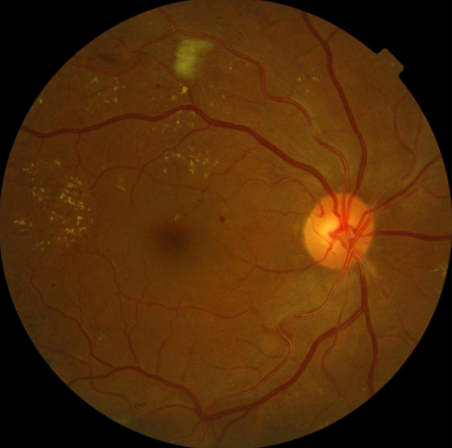
#> input picture old/4.png, 452 x 448 px, found by its file name
$ python main-old-10.py
#> lines starting #> are read from the running program, lines starting #| are printed output that depends on the picture
from PIL import Image
import numpy as np
from skimage.morphology import disk, opening, closing
import cv2

def preprocess_fundus_image(image_path, size=(640, 640)):
#> called with image_path = 'old/4.png', size = (640, 640)
    img = Image.open(image_path).convert("RGB")
    resized_img = img.resize(size, Image.LANCZOS)
    img_array = np.array(resized_img, dtype=np.float32)
    normalized_array = (img_array / 255.0 * 2) - 1  # Normalize to [-1, 1]
    return normalized_array, resized_img

def decompose_image_morphological_approximation(pre_img, se_radius_small=3, threshold_factor=0.05):
#> called with se_radius_small = 3, threshold_factor = 0.05
    img_display_scale = (((pre_img + 1) / 2) * 255).astype(np.uint8)
    green_channel = img_display_scale[:, :, 1]  # Use green channel
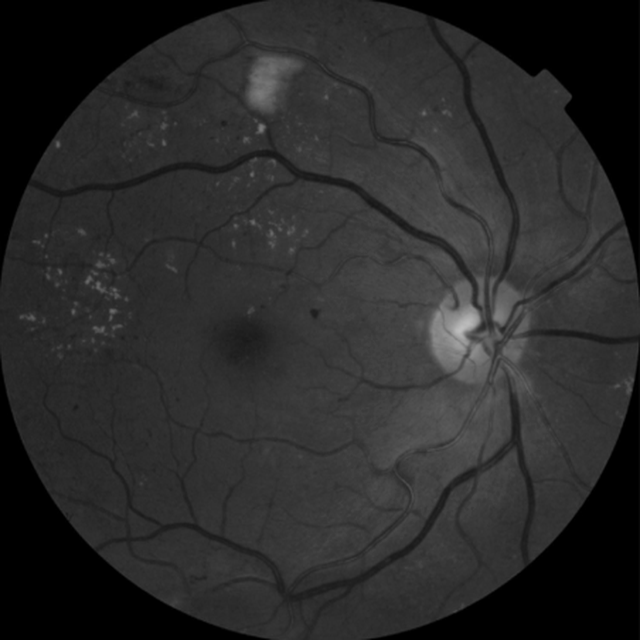
#> green_channel: shape (640, 640); min 0, max 190, mean 42

    se = disk(se_radius_small)

    # Bright regions (e.g. exudates)
    opened = opening(green_channel, se)
    ibri_raw = np.maximum(0, green_channel - opened)
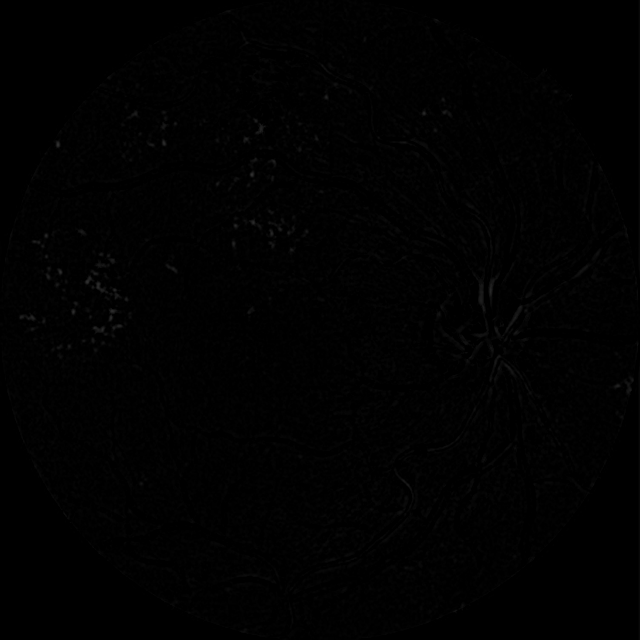
#> ibri_raw: shape (640, 640); min 0, max 48, mean 1.2
    ibri = ibri_raw.astype(np.float32)
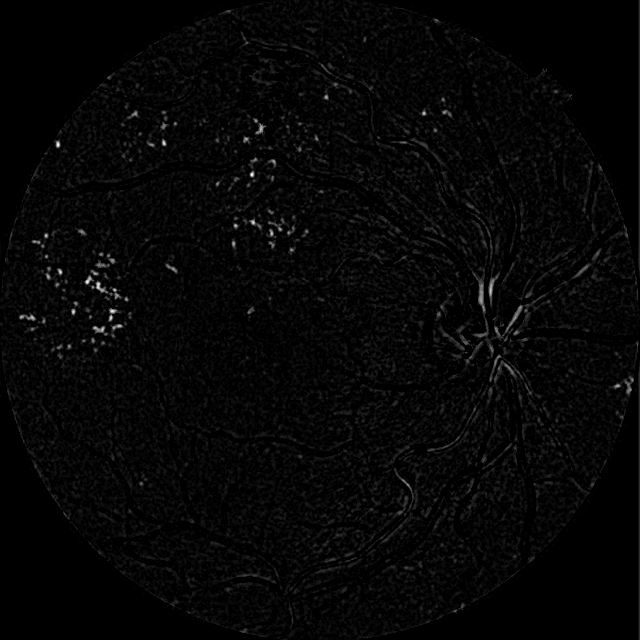
#> ibri: shape (640, 640) float32; min 0, max 48, mean 1.2; drawn with min black and max white
    if ibri.max() > 0:
        ibri /= ibri.max()
    ibri[ibri < threshold_factor] = 0
    ibri = (ibri * 2) - 1  # Normalize to [-1, 1]

    # Dark regions (e.g. red lesions)
    closed = closing(green_channel, se)
    idark_raw = np.maximum(0, closed - green_channel)
    idark = idark_raw.astype(np.float32)
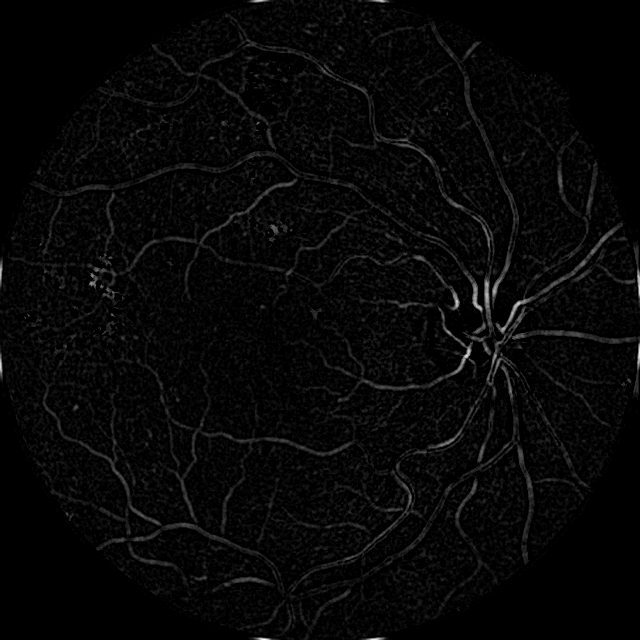
#> idark: shape (640, 640) float32; min 0, max 47, mean 1.4; drawn with min black and max white
    if idark.max() > 0:
        idark /= idark.max()
    idark[idark < threshold_factor] = 0
    idark = (idark * 2) - 1  # Normalize to [-1, 1]

    return idark, ibri

def save_and_show(image_array, filename, window_title):
    # Convert normalized [-1,1] image to uint8 [0,255]
#> called with filename = 'Idark_approximation.jpg', window_title = 'Red Lesions (Dark Features)'
    out_img = (((image_array + 1) / 2) * 255).astype(np.uint8)
    Image.fromarray(out_img).save(filename)
    print(f"Saved: {filename}")

    cv2.imshow(window_title, out_img)
    key = cv2.waitKey(0)
#> (key Esc is pressed here)
#> (key Enter is pressed here)
    if key == 27:  # ESC key to close window
        cv2.destroyAllWindows()

def overlay_on_green(image_array, green_channel, filename):
#> called with filename = 'Idark_overlay_on_green.jpg'
    mask = (((image_array + 1) / 2) * 255).astype(np.uint8)
    overlay = np.stack([green_channel, green_channel, green_channel], axis=-1)

    # Add red overlay on red channel (index 0 in RGB)
    overlay[..., 0] = np.maximum(overlay[..., 0], mask)

    Image.fromarray(overlay).save(filename)
    print(f"Saved overlay: {filename}")

    # Convert RGB to BGR for OpenCV display
    overlay_bgr = cv2.cvtColor(overlay, cv2.COLOR_RGB2BGR)
    cv2.imshow("Overlay", overlay_bgr)
    key = cv2.waitKey(0)
#> (key Esc is pressed here)
    if key == 27:
        cv2.destroyAllWindows()

# === MAIN ===
image_path = "old/4.png"  # Change to your image path
pre_img, original_img = preprocess_fundus_image(image_path)
idark, ibri = decompose_image_morphological_approximation(pre_img, se_radius_small=3, threshold_factor=0.05)

# Save & Show images
save_and_show(idark, "Idark_approximation.jpg", "Red Lesions (Dark Features)")
save_and_show(ibri, "Ibri_approximation.jpg", "Bright Lesions")

# Overlay on green channel for visualization
green = np.array(original_img)[:, :, 1]
overlay_on_green(idark, green, "Idark_overlay_on_green.jpg")
overlay_on_green(ibri, green, "Ibri_overlay_on_green.jpg")
#> call 2 of overlay_on_green, with filename = 'Ibri_overlay_on_green.jpg'
#> in overlay_on_green (call 2), `overlay[..., 0] = np.maximum(overlay[..., 0], mask)`:
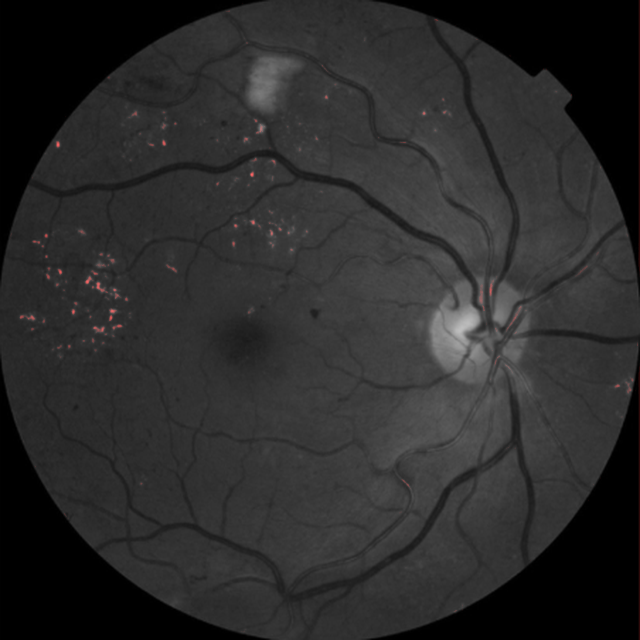
#> overlay: shape (640, 640, 3); mean of channels 0, 1, 2 42.9, 42.7, 42.7; drawn as R, G, B
#> (key Enter is pressed here)

$ run again, with old/6.png copied over old/4.png
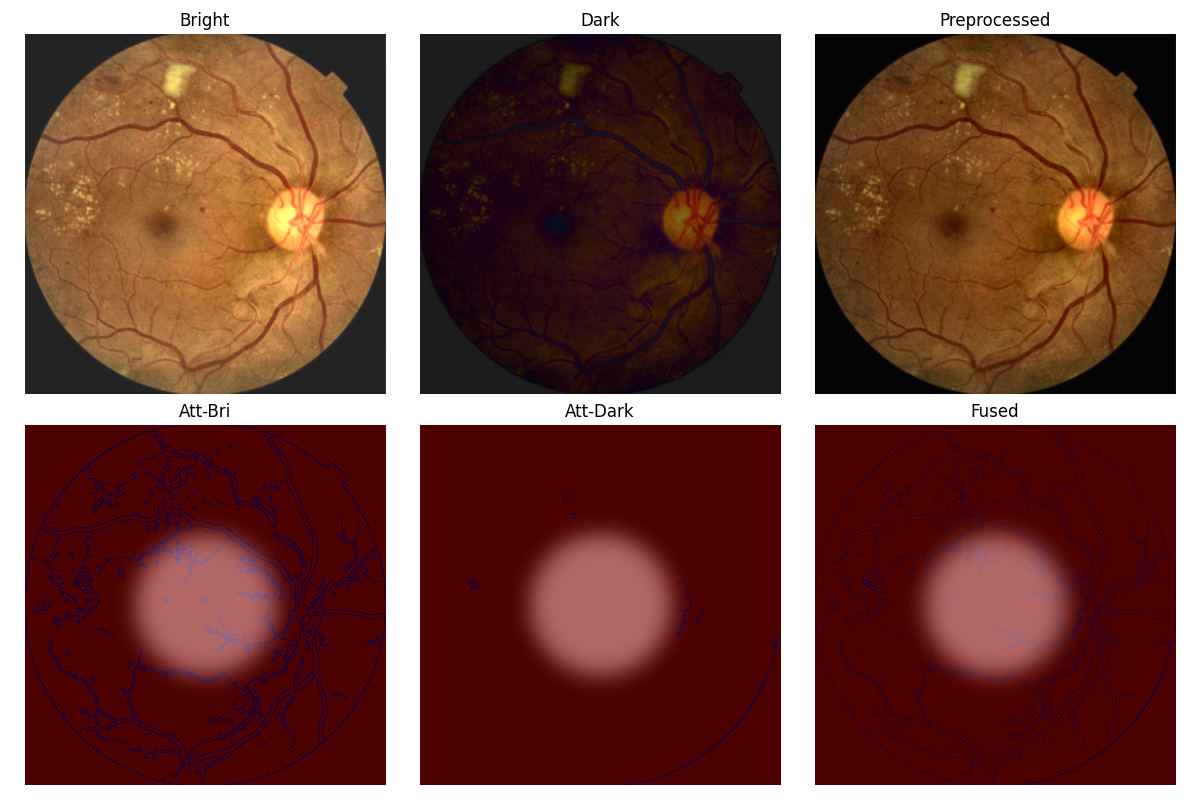
#> input picture old/6.png, 1200 x 800 px, found by its file name
#> in decompose_image_morphological_approximation, `idark_raw = np.maximum(0, closed - green_channel)`:
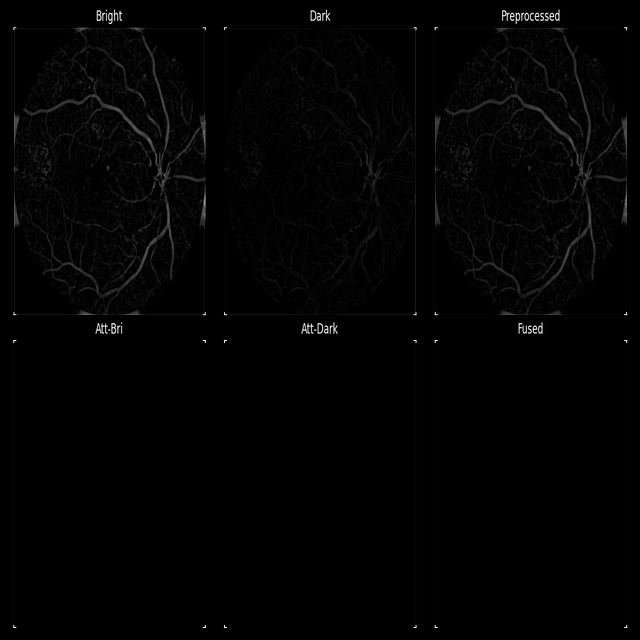
#> idark_raw: shape (640, 640); min 0, max 255, mean 2.7
#> in overlay_on_green, `overlay[..., 0] = np.maximum(overlay[..., 0], mask)`:
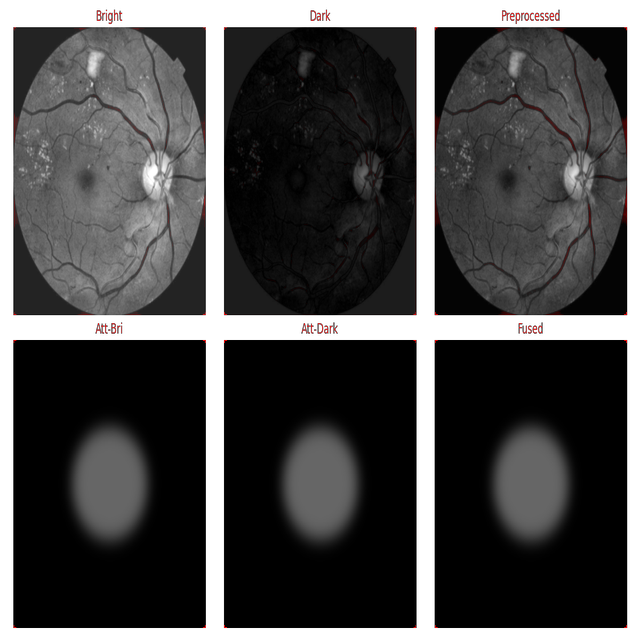
#> overlay: shape (640, 640, 3); mean of channels 0, 1, 2 75.5, 75.1, 75.1; drawn as R, G, B

$ run again, with old/7.png copied over old/4.png
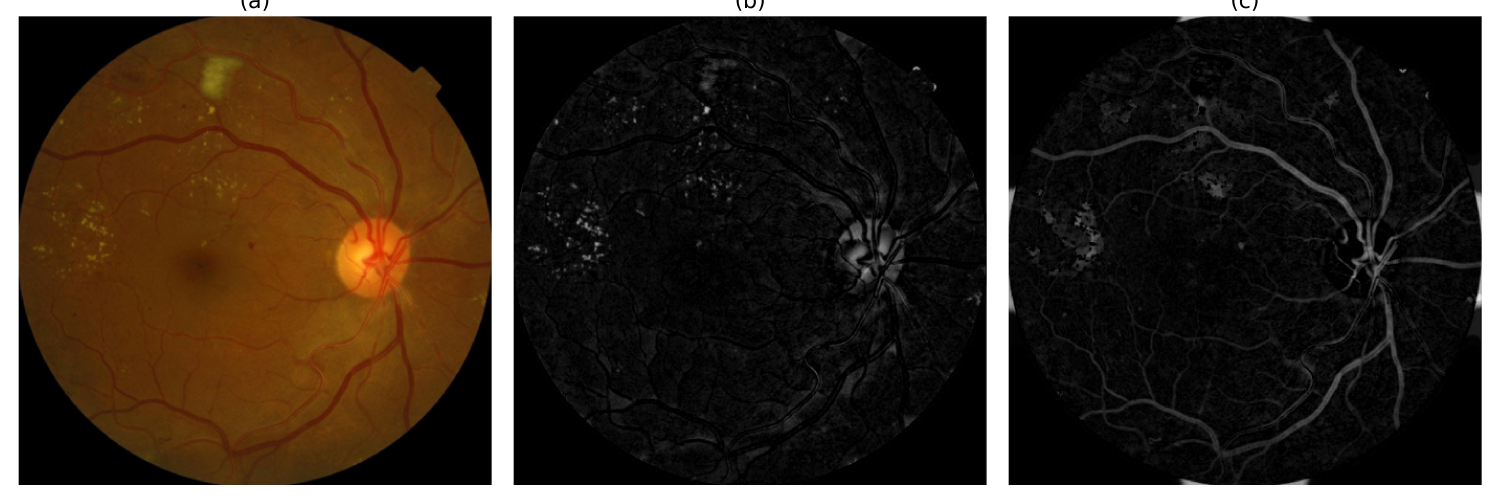
#> input picture old/7.png, 4500 x 1500 px, found by its file name (shown at 1/3 size)
#> in decompose_image_morphological_approximation, `idark_raw = np.maximum(0, closed - green_channel)`:
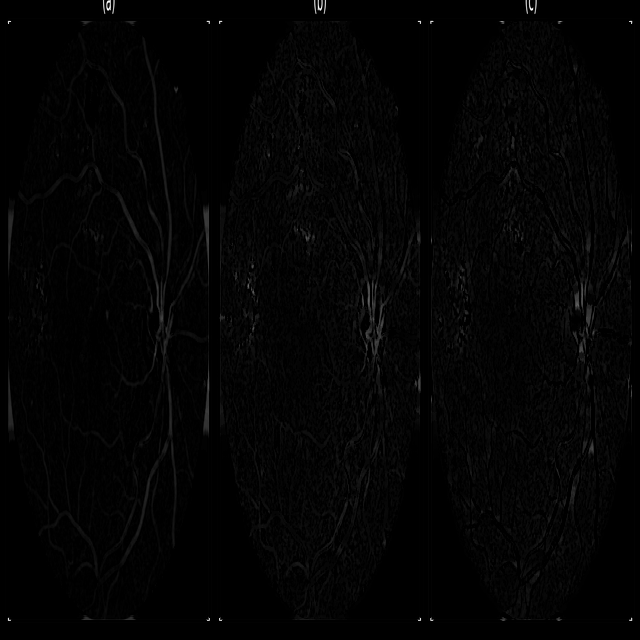
#> idark_raw: shape (640, 640); min 0, max 255, mean 3.5
#> in overlay_on_green, `overlay[..., 0] = np.maximum(overlay[..., 0], mask)`:
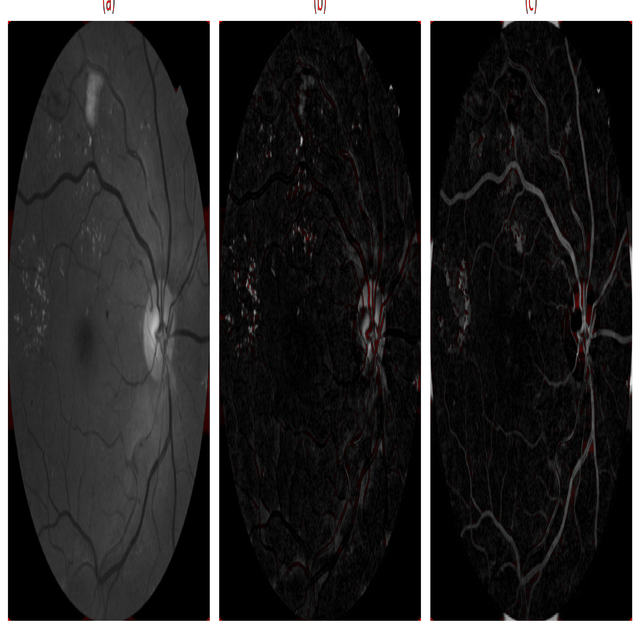
#> overlay: shape (640, 640, 3); mean of channels 0, 1, 2 47.7, 47, 47; drawn as R, G, B
